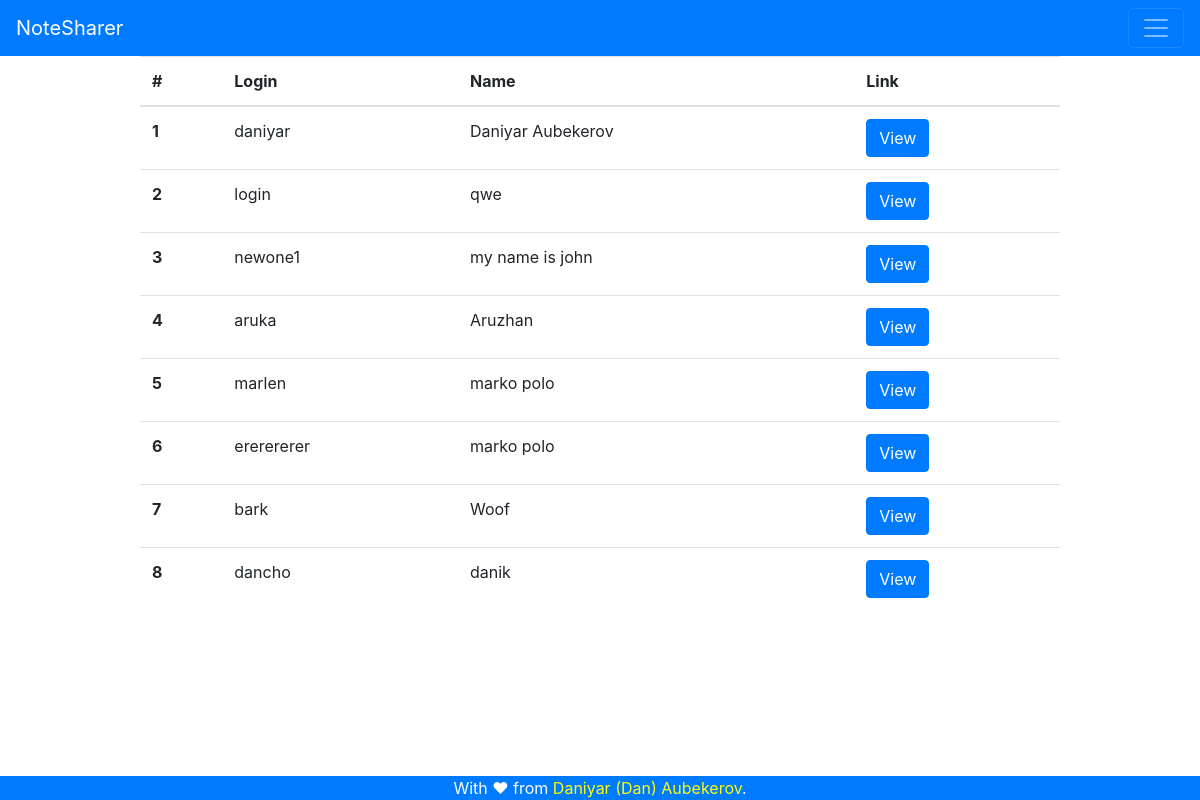
The page /users (signed in) on the database its author committed.
### tables this page shows
CREATE TABLE 'accounts' (
'id' INTEGER PRIMARY KEY,
'login' VARCHAR(255),
'password' VARCHAR(255),
'name' VARCHAR(255)
);

### app.py (the view)
@app.route('/users')
def all_users():
    if (not session['user']):
        return render_template('404.html', error = 'You are not loged in to view this page')
    context = dict()
    db_connection = sqlite3.connect('database.db')
    cursor = db_connection.cursor()
    cursor.execute('SELECT * FROM accounts;')
    users = cursor.fetchall()
    cursor.close()
    context['users'] = users
    return render_template('all_users.html', context = context)

### templates/all_users.html (shortened to what this page needs)
{% extends 'base.html' %}
{% block body %}
    <div class="container">
        <div class="row">
            <div class="col-sm-1"></div>
            <div class="col-lg-10">
                <table class="table table-hover">
                    <thead>
                        <tr>
                        <th scope="col">#</th>
                        <th scope="col">Login</th>
                        <th scope="col">Name</th>
                        <th scope="col">Link</th>
                        </tr>
                    </thead>
                    <tbody>
                        {% for user in context['users'] %}
                            <tr>
                                <th scope="row">{{user[0]}}</th>
                                <td>{{user[1]}}</td>
                                <td>{{user[3]}}</td>
                                <td><a href = "{{url_for('user', login = user[1])}}" class = "btn btn-primary">View</a></td>
                            </tr>
                        {% endfor %}
                    </tbody>
                </table>
            </div>
            <div class="col-sm-1"></div>
        </div>
    </div>
{% endblock %}

### templates/base.html (shortened to what this page needs)
<!DOCTYPE html>
<html lang="en">
    <head>
        <link rel="stylesheet" href="https://cdn.jsdelivr.net/npm/bootstrap@4.5.3/dist/css/bootstrap.min.css">
    </head>
    <body>
        <main>
            <nav class="navbar navbar-dark bg-primary">
            <a class="navbar-brand" href="{{ url_for('index') }}">NoteSharer</a>
            {% if session['user'] %}
                <button class="navbar-toggler" type="button" data-toggle="collapse" data-target="#navbarText" aria-controls="navbarText" aria-expanded="false" aria-label="Toggle navigation">
                    <span class="navbar-toggler-icon"></span>
                </button>
            {% else %}
                <a class="btn btn-light" href="{{ url_for('login') }}">Login </a>
                <a class="btn btn-light" href="{{url_for('register')}}">Registration</a>
            {% endif %}
            </nav>
            {% block body %}{% endblock %}
            <footer class="footer bg-primary" style = "position: fixed; left: 0; bottom: 0; width: 100%; color:white; text-align: center;">
                <div class="container">
                    <span class="">With ♥ from <a href = "https://daniyardake.github.io/" style = "color:yellow;">Daniyar (Dan) Aubekerov</a>.</span>
                </div>
            </footer>
        </main>
    </body>
</html>

### rows shown on the page
accounts: id "1", login "daniyar", name "Daniyar Aubekerov"
accounts: id "2", login "login", name "qwe"
accounts: id "3", login "newone1", name "my name is john"
accounts: id "4", login "aruka", name "Aruzhan"
accounts: id "5", login "marlen", name "marko polo"
accounts: id "6", login "ererererer", name "marko polo"
accounts: id "7", login "bark", name "Woof"
accounts: id "8", login "dancho", name "danik"
